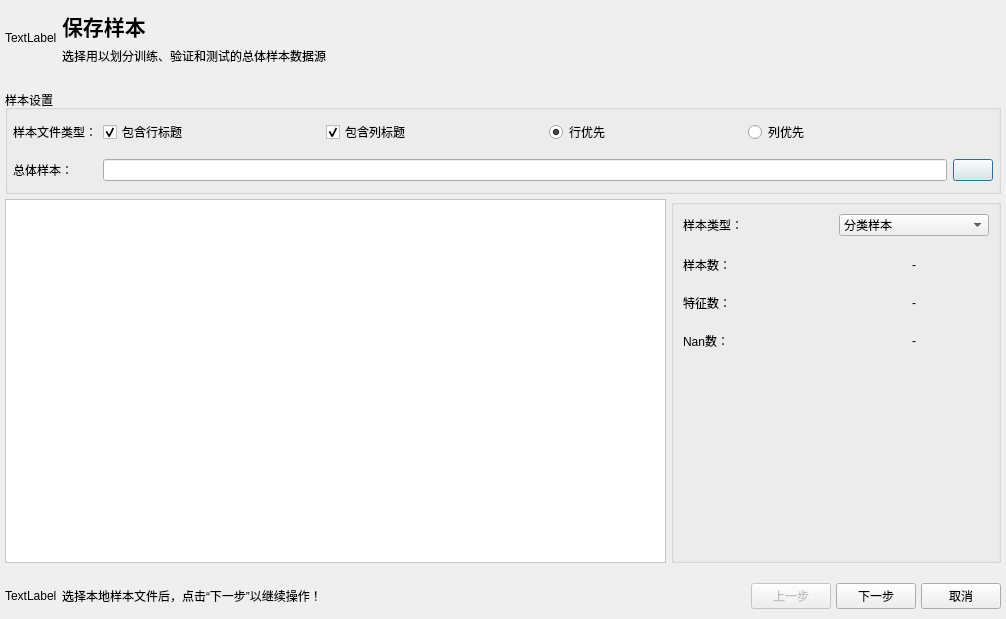
<?xml version="1.0" encoding="UTF-8"?>
<ui version="4.0">
 <class>SampleMakerDialog</class>
 <widget class="QDialog" name="SampleMakerDialog">
  <property name="geometry">
   <rect>
    <x>0</x>
    <y>0</y>
    <width>1006</width>
    <height>619</height>
   </rect>
  </property>
  <property name="windowTitle">
   <string>创建样本</string>
  </property>
  <property name="styleSheet">
   <string notr="true"/>
  </property>
  <layout class="QVBoxLayout" name="topDialogVerticalLayout" stretch="0,0,0">
   <property name="spacing">
    <number>5</number>
   </property>
   <property name="leftMargin">
    <number>5</number>
   </property>
   <property name="topMargin">
    <number>10</number>
   </property>
   <property name="rightMargin">
    <number>5</number>
   </property>
   <property name="bottomMargin">
    <number>10</number>
   </property>
   <item>
    <layout class="QGridLayout" name="topOperationWidgetGridLayout">
     <property name="bottomMargin">
      <number>10</number>
     </property>
     <item row="0" column="1">
      <widget class="QLabel" name="operationTitleLabel">
       <property name="font">
        <font>
         <family>Aharoni</family>
         <pointsize>16</pointsize>
         <weight>75</weight>
         <bold>true</bold>
        </font>
       </property>
       <property name="text">
        <string>保存样本</string>
       </property>
      </widget>
     </item>
     <item row="1" column="1">
      <widget class="QLabel" name="operationDescriptionLabel">
       <property name="text">
        <string>选择用以划分训练、验证和测试的总体样本数据源</string>
       </property>
      </widget>
     </item>
     <item row="0" column="0" rowspan="2">
      <widget class="QLabel" name="operationLogoLabel">
       <property name="text">
        <string>TextLabel</string>
       </property>
      </widget>
     </item>
     <item row="0" column="2">
      <spacer name="topOperationGridLayoutHorizontalSpacer">
       <property name="orientation">
        <enum>Qt::Horizontal</enum>
       </property>
       <property name="sizeHint" stdset="0">
        <size>
         <width>40</width>
         <height>20</height>
        </size>
       </property>
      </spacer>
     </item>
    </layout>
   </item>
   <item>
    <widget class="QStackedWidget" name="sampleMakerStackedWidget">
     <property name="currentIndex">
      <number>0</number>
     </property>
     <widget class="QWidget" name="selectAllSamplePage">
      <layout class="QHBoxLayout" name="horizontalLayout_2">
       <property name="spacing">
        <number>5</number>
       </property>
       <property name="leftMargin">
        <number>0</number>
       </property>
       <property name="topMargin">
        <number>10</number>
       </property>
       <property name="rightMargin">
        <number>0</number>
       </property>
       <property name="bottomMargin">
        <number>10</number>
       </property>
       <item>
        <layout class="QVBoxLayout" name="selectAllSamplePageVerticalLayout" stretch="0,1">
         <item>
          <widget class="QGroupBox" name="sampleSettingGroupBox">
           <property name="title">
            <string>样本设置</string>
           </property>
           <layout class="QGridLayout" name="sampleSettingGroupBoxGridLayout">
            <property name="leftMargin">
             <number>5</number>
            </property>
            <property name="topMargin">
             <number>10</number>
            </property>
            <property name="rightMargin">
             <number>5</number>
            </property>
            <property name="bottomMargin">
             <number>10</number>
            </property>
            <property name="verticalSpacing">
             <number>15</number>
            </property>
            <item row="1" column="2">
             <spacer name="sampleSettingGroupBoxHorizontalSpacer1">
              <property name="orientation">
               <enum>Qt::Horizontal</enum>
              </property>
              <property name="sizeHint" stdset="0">
               <size>
                <width>40</width>
                <height>20</height>
               </size>
              </property>
             </spacer>
            </item>
            <item row="1" column="1">
             <widget class="QCheckBox" name="isIncludeRowTitleCheckBox">
              <property name="text">
               <string>包含行标题</string>
              </property>
              <property name="checked">
               <bool>true</bool>
              </property>
             </widget>
            </item>
            <item row="4" column="1" colspan="9">
             <widget class="QLineEdit" name="selectAllSampleLineEdit"/>
            </item>
            <item row="1" column="3">
             <widget class="QCheckBox" name="isIncludeColTitleCheckBox">
              <property name="text">
               <string>包含列标题</string>
              </property>
              <property name="checked">
               <bool>true</bool>
              </property>
             </widget>
            </item>
            <item row="1" column="0">
             <widget class="QLabel" name="sampleTypeLabel">
              <property name="maximumSize">
               <size>
                <width>100</width>
                <height>16777215</height>
               </size>
              </property>
              <property name="text">
               <string>样本文件类型：</string>
              </property>
             </widget>
            </item>
            <item row="1" column="4">
             <spacer name="horizontalSpacer">
              <property name="orientation">
               <enum>Qt::Horizontal</enum>
              </property>
              <property name="sizeHint" stdset="0">
               <size>
                <width>40</width>
                <height>20</height>
               </size>
              </property>
             </spacer>
            </item>
            <item row="1" column="7">
             <widget class="QRadioButton" name="isColMajorRadioButton">
              <property name="text">
               <string>列优先</string>
              </property>
             </widget>
            </item>
            <item row="1" column="8">
             <spacer name="sampleSettingGroupBoxHorizontalSpacer3">
              <property name="orientation">
               <enum>Qt::Horizontal</enum>
              </property>
              <property name="sizeHint" stdset="0">
               <size>
                <width>40</width>
                <height>20</height>
               </size>
              </property>
             </spacer>
            </item>
            <item row="1" column="6">
             <spacer name="sampleSettingGroupBoxHorizontalSpacer2">
              <property name="orientation">
               <enum>Qt::Horizontal</enum>
              </property>
              <property name="sizeHint" stdset="0">
               <size>
                <width>40</width>
                <height>20</height>
               </size>
              </property>
             </spacer>
            </item>
            <item row="4" column="0">
             <widget class="QLabel" name="selectAllSampleLabel">
              <property name="maximumSize">
               <size>
                <width>150</width>
                <height>16777215</height>
               </size>
              </property>
              <property name="text">
               <string>总体样本：</string>
              </property>
             </widget>
            </item>
            <item row="1" column="5">
             <widget class="QRadioButton" name="isRowMajorRadioButton">
              <property name="text">
               <string>行优先</string>
              </property>
              <property name="checked">
               <bool>true</bool>
              </property>
             </widget>
            </item>
            <item row="4" column="10">
             <widget class="QPushButton" name="selectAllSamplePushButton">
              <property name="text">
               <string/>
              </property>
             </widget>
            </item>
           </layout>
          </widget>
         </item>
         <item>
          <layout class="QHBoxLayout" name="horizontalLayout" stretch="2,1">
           <item>
            <widget class="QFrame" name="allSampleDistributionFrame">
             <property name="styleSheet">
              <string notr="true">background-color:white</string>
             </property>
             <property name="frameShape">
              <enum>QFrame::StyledPanel</enum>
             </property>
             <property name="frameShadow">
              <enum>QFrame::Sunken</enum>
             </property>
            </widget>
           </item>
           <item>
            <widget class="QGroupBox" name="allSampleInfoGroupBox">
             <property name="title">
              <string/>
             </property>
             <layout class="QGridLayout" name="gridLayout_2">
              <property name="verticalSpacing">
               <number>20</number>
              </property>
              <item row="3" column="0">
               <widget class="QLabel" name="countNanTipLabel">
                <property name="text">
                 <string>Nan数：</string>
                </property>
                <property name="alignment">
                 <set>Qt::AlignLeading|Qt::AlignLeft|Qt::AlignVCenter</set>
                </property>
               </widget>
              </item>
              <item row="0" column="1">
               <widget class="QComboBox" name="allSampleTypeComboBox">
                <item>
                 <property name="text">
                  <string>分类样本</string>
                 </property>
                </item>
                <item>
                 <property name="text">
                  <string>回归样本</string>
                 </property>
                </item>
               </widget>
              </item>
              <item row="1" column="1">
               <widget class="QLabel" name="countAllSamplesLabel">
                <property name="text">
                 <string>-</string>
                </property>
                <property name="alignment">
                 <set>Qt::AlignCenter</set>
                </property>
               </widget>
              </item>
              <item row="3" column="1">
               <widget class="QLabel" name="countNanLabel">
                <property name="text">
                 <string>-</string>
                </property>
                <property name="alignment">
                 <set>Qt::AlignCenter</set>
                </property>
               </widget>
              </item>
              <item row="2" column="0">
               <widget class="QLabel" name="countFeaturesTipLabel">
                <property name="text">
                 <string>特征数：</string>
                </property>
                <property name="alignment">
                 <set>Qt::AlignLeading|Qt::AlignLeft|Qt::AlignVCenter</set>
                </property>
               </widget>
              </item>
              <item row="1" column="0">
               <widget class="QLabel" name="countAllSamplesTipLabel">
                <property name="text">
                 <string>样本数：</string>
                </property>
                <property name="alignment">
                 <set>Qt::AlignLeading|Qt::AlignLeft|Qt::AlignVCenter</set>
                </property>
               </widget>
              </item>
              <item row="2" column="1">
               <widget class="QLabel" name="countFeaturesLabel">
                <property name="text">
                 <string>-</string>
                </property>
                <property name="alignment">
                 <set>Qt::AlignCenter</set>
                </property>
               </widget>
              </item>
              <item row="4" column="0">
               <spacer name="verticalSpacer">
                <property name="orientation">
                 <enum>Qt::Vertical</enum>
                </property>
                <property name="sizeHint" stdset="0">
                 <size>
                  <width>20</width>
                  <height>40</height>
                 </size>
                </property>
               </spacer>
              </item>
              <item row="0" column="0">
               <widget class="QLabel" name="allSampleTypeLabel">
                <property name="text">
                 <string>样本类型：</string>
                </property>
               </widget>
              </item>
             </layout>
            </widget>
           </item>
          </layout>
         </item>
        </layout>
       </item>
      </layout>
     </widget>
     <widget class="QWidget" name="setParameterPage">
      <layout class="QHBoxLayout" name="horizontalLayout_7">
       <property name="leftMargin">
        <number>0</number>
       </property>
       <property name="topMargin">
        <number>10</number>
       </property>
       <property name="rightMargin">
        <number>0</number>
       </property>
       <property name="bottomMargin">
        <number>10</number>
       </property>
       <item>
        <layout class="QVBoxLayout" name="verticalLayout" stretch="0,1">
         <item>
          <layout class="QHBoxLayout" name="horizontalLayout_4">
           <item>
            <widget class="QGroupBox" name="scikitLearnSettingGroupBox">
             <property name="title">
              <string>参数设置</string>
             </property>
             <layout class="QGridLayout" name="gridLayout_5">
              <item row="0" column="2">
               <spacer name="horizontalSpacer_2">
                <property name="orientation">
                 <enum>Qt::Horizontal</enum>
                </property>
                <property name="sizeHint" stdset="0">
                 <size>
                  <width>40</width>
                  <height>20</height>
                 </size>
                </property>
               </spacer>
              </item>
              <item row="0" column="6">
               <spacer name="horizontalSpacer_3">
                <property name="orientation">
                 <enum>Qt::Horizontal</enum>
                </property>
                <property name="sizeHint" stdset="0">
                 <size>
                  <width>40</width>
                  <height>20</height>
                 </size>
                </property>
               </spacer>
              </item>
              <item row="0" column="0">
               <widget class="QCheckBox" name="shuffleSampleCheckBox">
                <property name="text">
                 <string>打乱样本</string>
                </property>
                <property name="checked">
                 <bool>true</bool>
                </property>
               </widget>
              </item>
              <item row="0" column="3">
               <widget class="QLabel" name="sampleAlgorithmLabel">
                <property name="text">
                 <string>抽样方法：</string>
                </property>
               </widget>
              </item>
              <item row="0" column="12">
               <widget class="QDoubleSpinBox" name="testSampleSizeDoubleSpinBox">
                <property name="minimum">
                 <double>0.000000000000000</double>
                </property>
                <property name="singleStep">
                 <double>0.050000000000000</double>
                </property>
                <property name="value">
                 <double>0.300000000000000</double>
                </property>
               </widget>
              </item>
              <item row="0" column="10">
               <spacer name="horizontalSpacer_4">
                <property name="orientation">
                 <enum>Qt::Horizontal</enum>
                </property>
                <property name="sizeHint" stdset="0">
                 <size>
                  <width>40</width>
                  <height>20</height>
                 </size>
                </property>
               </spacer>
              </item>
              <item row="0" column="11">
               <widget class="QLabel" name="testSampleSizeLabel">
                <property name="text">
                 <string>测试样本比列：</string>
                </property>
               </widget>
              </item>
              <item row="0" column="7">
               <widget class="QLabel" name="preprocessingAlgorithmlabel">
                <property name="text">
                 <string>预处理：</string>
                </property>
               </widget>
              </item>
              <item row="0" column="4">
               <widget class="QComboBox" name="sampleAlgorithmComboBox">
                <item>
                 <property name="text">
                  <string>分层抽样</string>
                 </property>
                </item>
                <item>
                 <property name="text">
                  <string>随机抽样</string>
                 </property>
                </item>
               </widget>
              </item>
              <item row="0" column="8">
               <widget class="QComboBox" name="preprocessingAlgorithmComboBox">
                <item>
                 <property name="text">
                  <string>归一化</string>
                 </property>
                </item>
                <item>
                 <property name="text">
                  <string>标准化</string>
                 </property>
                </item>
               </widget>
              </item>
             </layout>
            </widget>
           </item>
           <item>
            <widget class="QPushButton" name="makeSamplePushButton">
             <property name="sizePolicy">
              <sizepolicy hsizetype="Minimum" vsizetype="Minimum">
               <horstretch>0</horstretch>
               <verstretch>0</verstretch>
              </sizepolicy>
             </property>
             <property name="text">
              <string>创建</string>
             </property>
            </widget>
           </item>
          </layout>
         </item>
         <item>
          <widget class="QGroupBox" name="sampleDistributionGroupBox">
           <property name="title">
            <string>样本分布图表</string>
           </property>
           <layout class="QHBoxLayout" name="horizontalLayout_3">
            <property name="spacing">
             <number>5</number>
            </property>
            <property name="leftMargin">
             <number>0</number>
            </property>
            <property name="topMargin">
             <number>10</number>
            </property>
            <property name="rightMargin">
             <number>0</number>
            </property>
            <property name="bottomMargin">
             <number>0</number>
            </property>
            <item>
             <widget class="QFrame" name="trainingCvTestSampleDistributionFrame">
              <property name="styleSheet">
               <string notr="true">background-color:white</string>
              </property>
              <property name="frameShape">
               <enum>QFrame::StyledPanel</enum>
              </property>
              <property name="frameShadow">
               <enum>QFrame::Raised</enum>
              </property>
             </widget>
            </item>
           </layout>
          </widget>
         </item>
        </layout>
       </item>
      </layout>
     </widget>
     <widget class="QWidget" name="saveEstimatorDataPage">
      <layout class="QHBoxLayout" name="saveModelHorizontalLayout">
       <property name="spacing">
        <number>5</number>
       </property>
       <property name="leftMargin">
        <number>0</number>
       </property>
       <property name="topMargin">
        <number>10</number>
       </property>
       <property name="rightMargin">
        <number>0</number>
       </property>
       <property name="bottomMargin">
        <number>10</number>
       </property>
       <item>
        <widget class="QGroupBox" name="saveSampleGroupBox">
         <property name="title">
          <string>保存设置</string>
         </property>
         <layout class="QVBoxLayout" name="verticalLayout_2">
          <property name="leftMargin">
           <number>5</number>
          </property>
          <property name="topMargin">
           <number>10</number>
          </property>
          <property name="rightMargin">
           <number>5</number>
          </property>
          <property name="bottomMargin">
           <number>0</number>
          </property>
          <item>
           <layout class="QGridLayout" name="gridLayout">
            <item row="0" column="0">
             <widget class="QLabel" name="saveTrainingCVSampleLabel">
              <property name="text">
               <string>训练-验证样本：</string>
              </property>
             </widget>
            </item>
            <item row="0" column="1">
             <widget class="QLineEdit" name="saveTrainingCVSampleLineEdit"/>
            </item>
            <item row="0" column="2">
             <widget class="QPushButton" name="saveTrainingCVSamplePushButton">
              <property name="text">
               <string/>
              </property>
             </widget>
            </item>
            <item row="1" column="0">
             <widget class="QLabel" name="saveTestSampleLabel">
              <property name="text">
               <string>测试样本：</string>
              </property>
             </widget>
            </item>
            <item row="1" column="1">
             <widget class="QLineEdit" name="saveTestSampleLineEdit"/>
            </item>
            <item row="1" column="2">
             <widget class="QPushButton" name="saveTestSamplePushButton">
              <property name="text">
               <string/>
              </property>
             </widget>
            </item>
            <item row="2" column="0">
             <widget class="QLabel" name="saveSampleDistributionChartLabel">
              <property name="text">
               <string>样本分布图表：</string>
              </property>
             </widget>
            </item>
            <item row="2" column="1">
             <widget class="QLineEdit" name="saveSampleDistributionChartLineEdit"/>
            </item>
            <item row="2" column="2">
             <widget class="QPushButton" name="saveSampleDistributionChartPushButton">
              <property name="text">
               <string/>
              </property>
             </widget>
            </item>
           </layout>
          </item>
          <item>
           <layout class="QHBoxLayout" name="horizontalLayout_5">
            <item>
             <spacer name="horizontalSpacer_5">
              <property name="orientation">
               <enum>Qt::Horizontal</enum>
              </property>
              <property name="sizeHint" stdset="0">
               <size>
                <width>40</width>
                <height>20</height>
               </size>
              </property>
             </spacer>
            </item>
            <item>
             <widget class="QPushButton" name="saveSamplesResultPushButton">
              <property name="text">
               <string>保存结果</string>
              </property>
             </widget>
            </item>
           </layout>
          </item>
          <item>
           <spacer name="verticalSpacer_2">
            <property name="orientation">
             <enum>Qt::Vertical</enum>
            </property>
            <property name="sizeHint" stdset="0">
             <size>
              <width>20</width>
              <height>301</height>
             </size>
            </property>
           </spacer>
          </item>
         </layout>
        </widget>
       </item>
      </layout>
     </widget>
    </widget>
   </item>
   <item>
    <layout class="QHBoxLayout" name="bottomOperationWidgetHorizontalLayout">
     <property name="topMargin">
      <number>5</number>
     </property>
     <item>
      <widget class="QLabel" name="stepLogoLabel">
       <property name="text">
        <string>TextLabel</string>
       </property>
      </widget>
     </item>
     <item>
      <widget class="QLabel" name="stepTipLabel">
       <property name="text">
        <string>选择本地样本文件后，点击“下一步”以继续操作！</string>
       </property>
      </widget>
     </item>
     <item>
      <spacer name="bottomOperationVerticalLayoutHorizontalSpacer">
       <property name="orientation">
        <enum>Qt::Horizontal</enum>
       </property>
       <property name="sizeHint" stdset="0">
        <size>
         <width>40</width>
         <height>20</height>
        </size>
       </property>
      </spacer>
     </item>
     <item>
      <widget class="QPushButton" name="previousStepPushButton">
       <property name="enabled">
        <bool>false</bool>
       </property>
       <property name="text">
        <string>上一步</string>
       </property>
      </widget>
     </item>
     <item>
      <widget class="QPushButton" name="nextStepPushButton">
       <property name="text">
        <string>下一步</string>
       </property>
      </widget>
     </item>
     <item>
      <widget class="QPushButton" name="cancelFinishPushButton">
       <property name="text">
        <string>取消</string>
       </property>
      </widget>
     </item>
    </layout>
   </item>
  </layout>
 </widget>
 <resources/>
 <connections/>
</ui>
